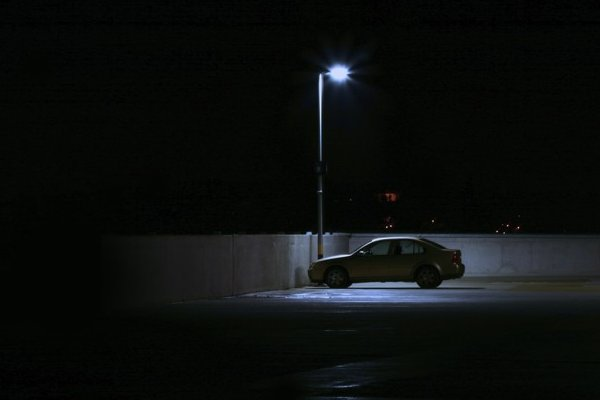
#> input picture images/car.jpg, 600 x 400 px, found by its file name
$ python ch1.py
#> lines starting #> are read from the running program, lines starting #| are printed output that depends on the picture; after the words box and inside, x2 and y2 are one past the last pixel; in counts of white or black regions, pixels touching at a corner belong together
import cv2 as cv
import os
import numpy as np

# [8 lines of commented-out code are left out]

root = os.getcwd()
impath = os.path.join(root, 'images/car.jpg')

img = cv.imread(impath)
#> img is the input picture: shape (400, 600, 3); mean B, G, R 12.9, 14.2, 11.5
img[0:100,0:100] = [244,244,255]
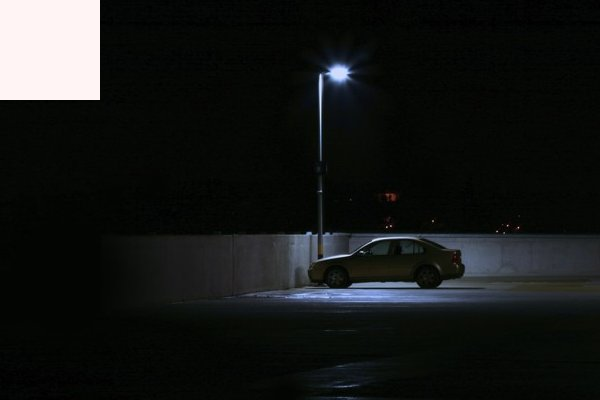
#> img: shape (400, 600, 3); 4.17% of pixels changed, all inside (x1, y1, x2, y2) = (0, 0, 100, 100)

cv.imshow('img', img)

cv.waitKey(0)

print(img.size)
#| 720000
print(img.shape)
#| (400, 600, 3)
print(img.dtype)
#| uint8
